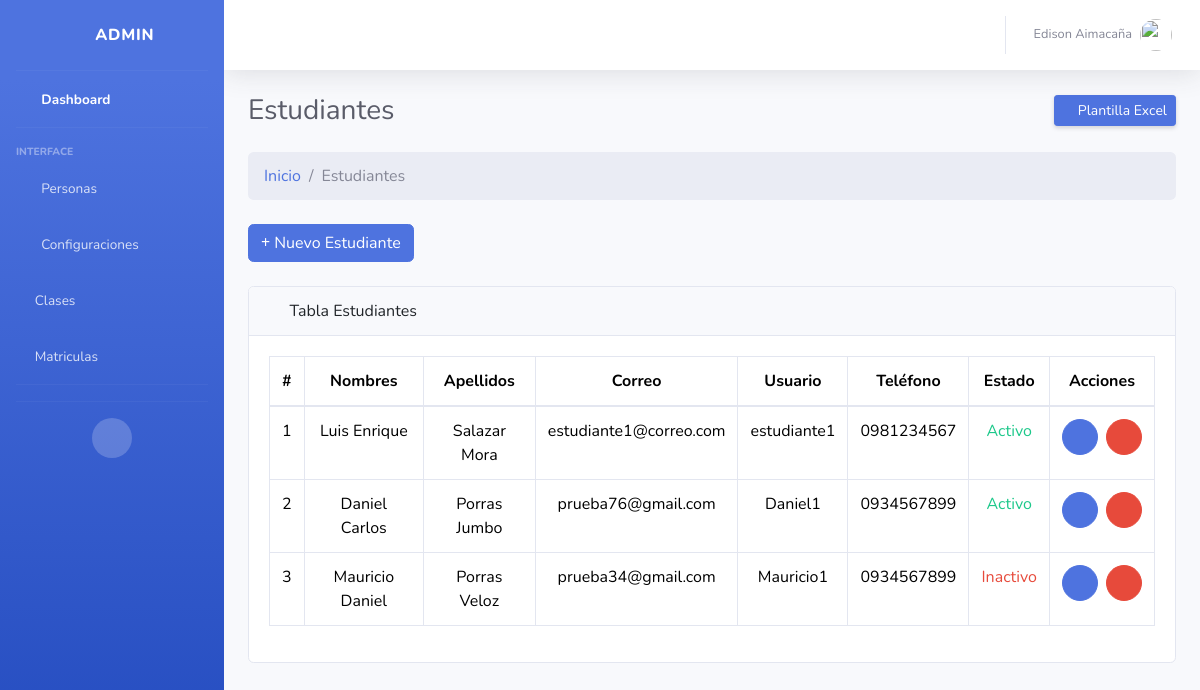
/estudiante/ (signed in), run on an earlier commit of the app's database.
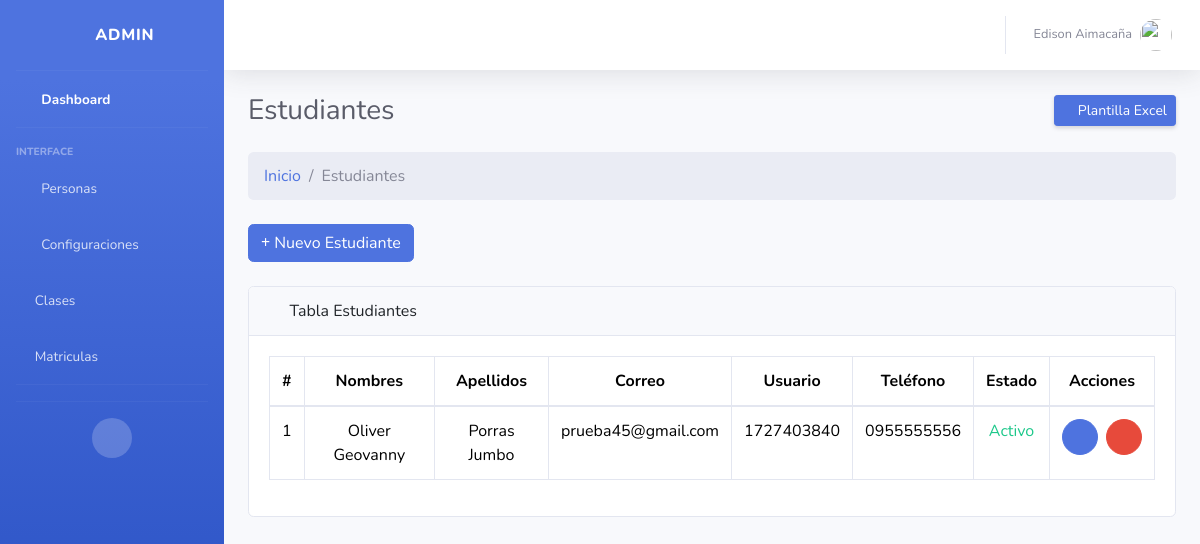
And on a later commit of the database.
### Aplicaciones/core/models.py (models this page shows, shortened)
class Estudiantes(models.Model):
    est_id = models.AutoField(primary_key=True)
    fk_id_persona = models.ForeignKey(Personas,verbose_name='Persona',on_delete=models.CASCADE)
    est_contacto_emergencia = models.CharField(max_length=50,default="Null",null=True,verbose_name="Contacto de emergencia:")
    est_telefono_emergencia = models.CharField(max_length=15,default="Null",null=True,verbose_name="Teléfono de emergencia:")
    est_fotografia = models.ImageField(upload_to='estudiantes/',default=None,null=True,blank=True,verbose_name="Fotografía:")
    est_estado = models.BooleanField(default=True,verbose_name='Estado:')

class Personas(models.Model):
    per_id = models.AutoField(primary_key=True)
    fk_id_usuario = models.ForeignKey(User,verbose_name='Usuario',on_delete=models.CASCADE)
    per_segundo_nombre = models.CharField(max_length=50,default="Null",null=False,verbose_name="Segundo nombre:")
    per_segundo_apellido = models.CharField(max_length=50,default="Null",null=False,verbose_name="Segundo apellido:")
    per_fecha_nacimiento = models.DateField(
        null=True,          # permite guardar NULL en la base de datos
        blank=True,         # permite dejarlo en blanco en formularios
        verbose_name="Fecha de nacimiento:"
    )
    per_cedula = models.CharField(max_length=15,default="Null",null=False,verbose_name="Cédula:")
    per_telefono = models.CharField(max_length=15,default="Null",null=True,verbose_name="Teléfono:")
    per_fecha_actualizacion = models.DateTimeField(auto_now=True,verbose_name='Actualizado el:')

### Aplicaciones/core/views/crud_estudiante_views.py (the view)
# urls.py: path('', loguin_views.index, name='loguin_index'),
@admin_required
def index(request):
    estudiantes = Estudiantes.objects.exclude(fk_id_persona__fk_id_usuario=request.user)
    return render(request, 'estudiante/index.html', {'estudiantes': estudiantes})

### Aplicaciones/core/context_processors.py (called while the page is built, shortened)
def foto_perfil_usuario(request):
    if request.user.is_authenticated:
        try:
            persona = Personas.objects.get(fk_id_usuario=request.user)
        except Personas.DoesNotExist:
            return {'foto_perfil': None}
        administrador = Administradores.objects.filter(fk_id_persona=persona).first()
        if administrador and administrador.adm_fotografia:
            return {'foto_perfil': administrador.adm_fotografia.url}
    return {'foto_perfil': None}

### Aplicaciones/core/templates/estudiante/index.html (shortened to what this page needs)
{% extends 'plantillas/MasterAdmin.html' %}
{% load static %}
{% block css %}
<link href="{% static 'vendor/fontawesome-free/css/all.min.css' %}" rel="stylesheet" type="text/css">
{% endblock %}
{% block content %}
<div class="container-fluid ">
  <div class="d-sm-flex align-items-center justify-content-between mb-4">
    <h1 class="h3 mb-0 text-gray-800">Estudiantes</h1>
    <a href="{% url 'descargar_plantilla_estudiantes' %}" class="d-none d-sm-inline-block btn btn-sm btn-primary shadow-sm">
      <i class="fas fa-download"></i> Plantilla Excel
    </a>
  </div>
  <ol class="breadcrumb mb-4">
    <li class="breadcrumb-item"><a href="{% url 'core_admin' %}">Inicio</a></li>
    <li class="breadcrumb-item active">Estudiantes</li>
  </ol>
  <div class="mb-4">
    <a href="{% url 'estudiante_create' %}" class="btn btn-primary"><i class="fas fa-plus"></i> Nuevo
      Estudiante
    </a>
  </div>
  <div class="card mb-4">
    <div class="card-header">
      <i class="fas fa-table me-1"></i>
      Tabla Estudiantes
    </div>
    <div class="card-body">
      <div class="table-responsive">
        <table class="table table-bordered text-center" id="tbl-estudiante" width="100%" cellspacing="0">
          <thead>
            <tr>
              <th>#</th>
              <th>Nombres</th>
              <th>Apellidos</th>
              <th>Correo</th>
              <th>Usuario</th>
              <th>Teléfono</th>
              <th>Estado</th>
              <th>Acciones</th>
            </tr>
          </thead>
          <tbody>
            {% for estudiante in estudiantes %}
              <tr>
                <td>{{ forloop.counter }}</td>
                <td>{{estudiante.fk_id_persona.fk_id_usuario.first_name}} {{estudiante.fk_id_persona.per_segundo_nombre}}</td>
                <td>{{estudiante.fk_id_persona.fk_id_usuario.last_name}} {{estudiante.fk_id_persona.per_segundo_apellido}}</td>
                <td>{{estudiante.fk_id_persona.fk_id_usuario.email}}</td>
                <td>{{estudiante.fk_id_persona.fk_id_usuario.username}}</td>
                <td>{{estudiante.fk_id_persona.per_telefono}}</td>
                {% if estudiante.est_estado %}
                  <td class="text-success">Activo</td>
                {% else %}
                  <td class="text-danger">Inactivo</td>
                {% endif %}
                <td>
                  <div class="d-flex gap-2 justify-content-center">
                    <a href="{% url 'estudiante_edit' estudiante.est_id %}" type="button" class="btn btn-sm btn-primary rounded-circle d-flex align-items-center justify-content-center" style="width: 36px; height: 36px;">
                      <span><i class="fas fa-pen"></i></span>
                    </a>
                    <a class="btn btn-sm btn-danger rounded-circle d-flex align-items-center justify-content-center" style="width: 36px; height: 36px;" data-bs-toggle="modal"
                      data-bs-target="#eliminarModal{{estudiante.est_id}}"><i class="fas fa-trash"></i>
                  </a>
                  </div>
                </td>
              </tr>
            {% empty %}
              <tr>
                <td colspan="8">No hay estudiantes registrados</td>
              </tr>
            {% endfor %}
          </tbody>
        </table>
      </div>
    </div>
  </div>
</div>
{% endblock %}

What changed in the data, as far as the page shows it:
removed Estudiantes: fk_id_persona.fk_id_usuario.first_name "Luis", fk_id_persona.per_segundo_nombre "Enrique", fk_id_persona.fk_id_usuario.last_name "Salazar", fk_id_persona.per_segundo_apellido "Mora", fk_id_persona.fk_id_usuario.email "estudiante1@correo.com", fk_id_persona.fk_id_usuario.username "estudiante1", fk_id_persona.per_telefono "0981234567", est_estado "Activo"
removed Estudiantes: fk_id_persona.fk_id_usuario.first_name "Daniel", fk_id_persona.per_segundo_nombre "Carlos", fk_id_persona.fk_id_usuario.last_name "Porras", fk_id_persona.per_segundo_apellido "Jumbo", fk_id_persona.fk_id_usuario.email "prueba76@gmail.com", fk_id_persona.fk_id_usuario.username "Daniel1", fk_id_persona.per_telefono "0934567899", est_estado "Activo"
removed Estudiantes: fk_id_persona.fk_id_usuario.first_name "Mauricio", fk_id_persona.per_segundo_nombre "Daniel", fk_id_persona.fk_id_usuario.last_name "Porras", fk_id_persona.per_segundo_apellido "Veloz", fk_id_persona.fk_id_usuario.email "prueba34@gmail.com", fk_id_persona.fk_id_usuario.username "Mauricio1", fk_id_persona.per_telefono "0934567899", est_estado "Inactivo"
added Estudiantes: fk_id_persona.fk_id_usuario.first_name "Oliver", fk_id_persona.per_segundo_nombre "Geovanny", fk_id_persona.fk_id_usuario.last_name "Porras", fk_id_persona.per_segundo_apellido "Jumbo", fk_id_persona.fk_id_usuario.email "prueba45@gmail.com", fk_id_persona.fk_id_usuario.username "1727403840", fk_id_persona.per_telefono "0955555556", est_estado "Activo"
